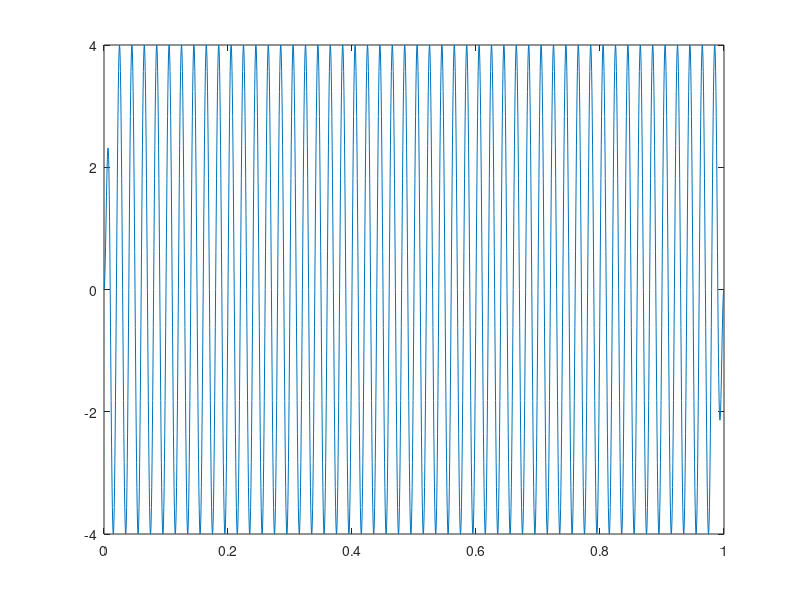

Here is the MATLAB script that generated this plot:
clear all; clc

fs=2000;
t=0:1/fs:1-1/fs;
f=50;
a=4;
rampTime=0.01;

x=a*sin(2*pi*f*t);
plot(t,x)

a=t(1:((find(t==rampTime))-1))/(rampTime);

b=ones(1,(length(t)-(2*(length(a)))));

c=t(length(a):(-1):1)/(rampTime);

d=[a b c];
plot(t,d)
ylim([0 5])

xm=x.*d;
plot(t,xm)